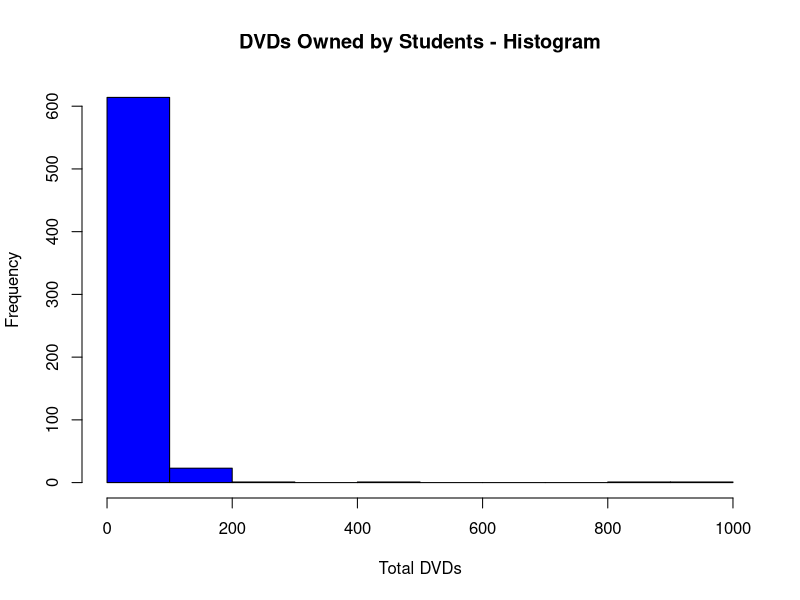
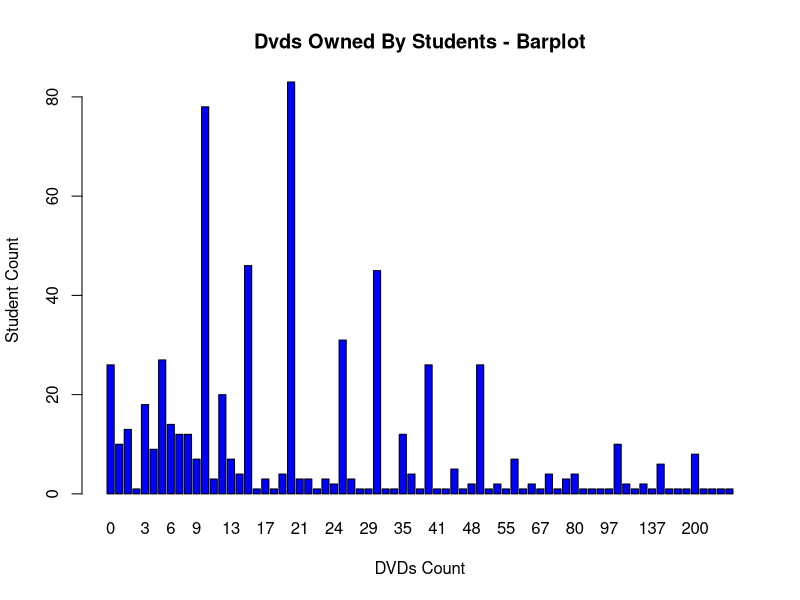
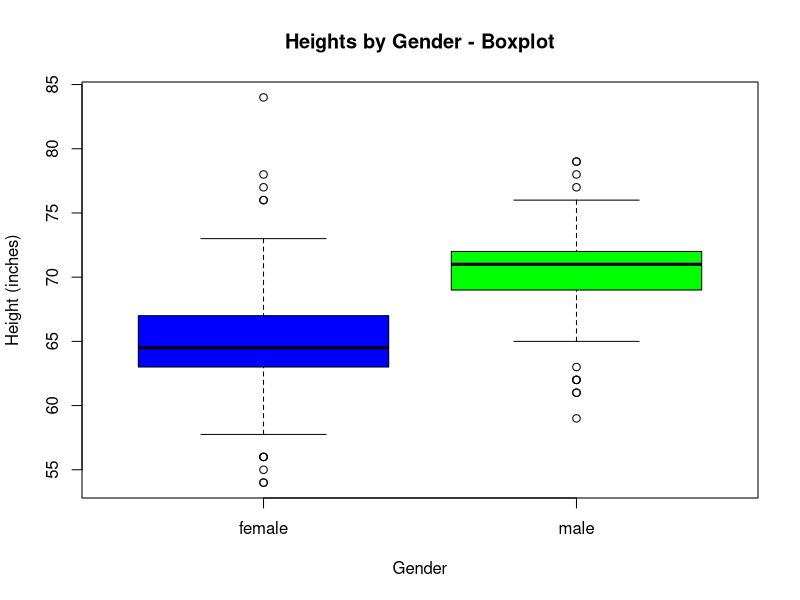
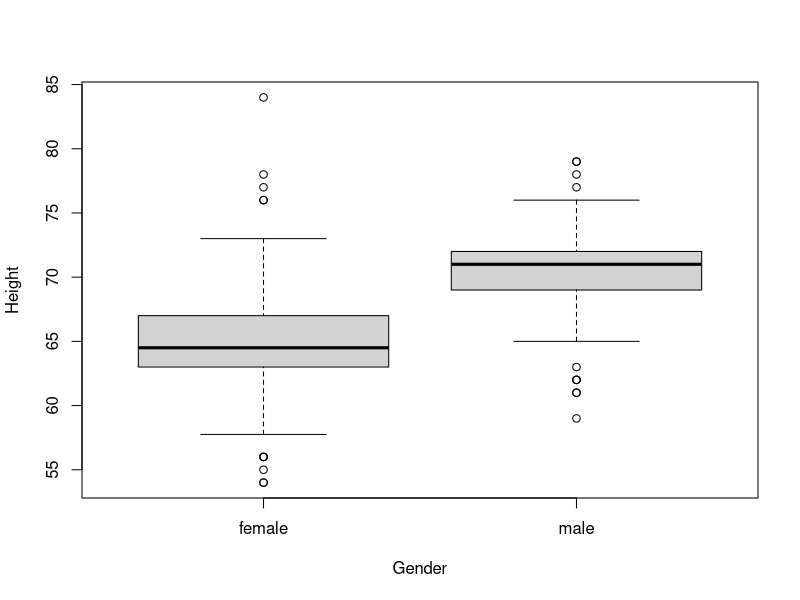
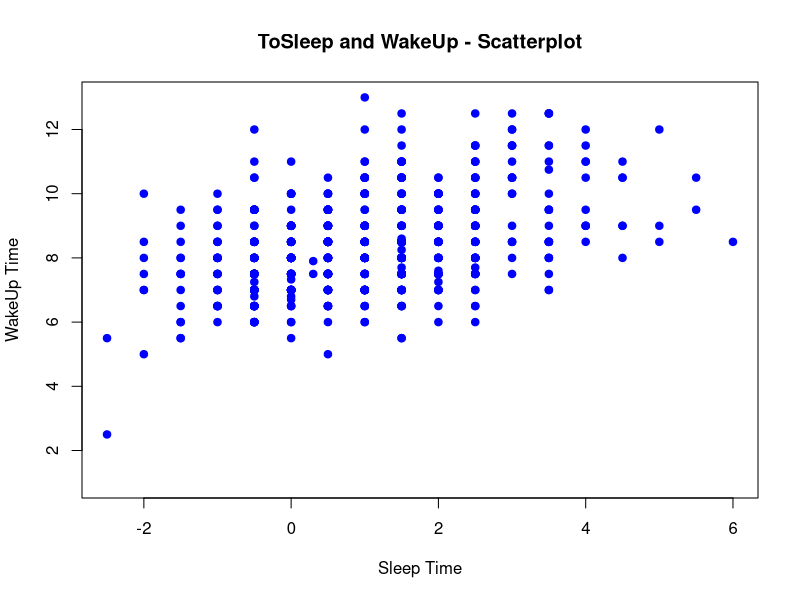
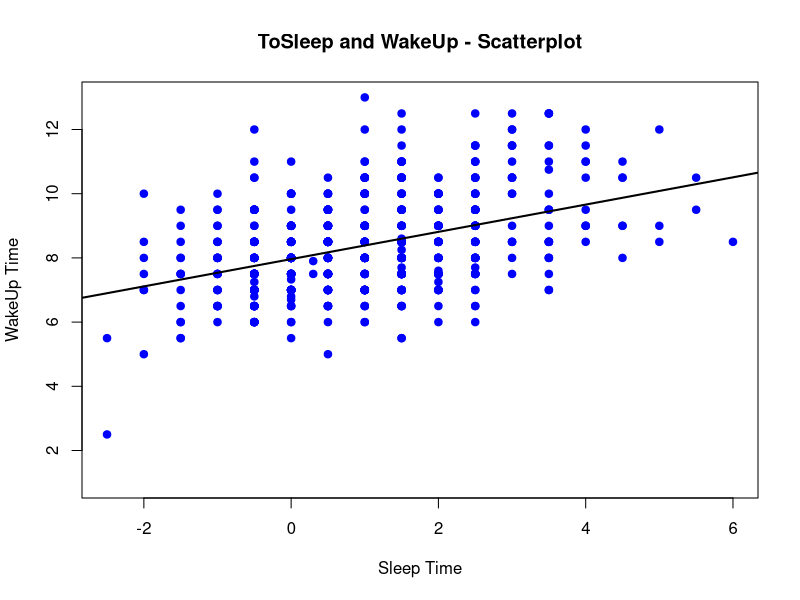

R code for these plots, in order:
library(LearnBayes)
data(studentdata)
attach(studentdata)
head(studentdata)

# 1a) 
hist(studentdata$Dvds, 
     main="DVDs Owned by Students - Histogram", 
     xlab="Total DVDs", 
     ylab="Frequency", 
     col="blue", 
     border="black")

# 1b)
summary(studentdata$Dvds)

# 1c)
table(studentdata$Dvds)
barplot(table(studentdata$Dvds), 
        main = 'Dvds Owned By Students - Barplot', 
        xlab ='DVDs Count', 
        ylab = 'Student Count', 
        col = 'blue', 
        border = 'black')

# 2a)
boxplot(Height ~ Gender, 
        data = studentdata, 
        main = "Heights by Gender - Boxplot", 
        xlab = "Gender", 
        ylab = "Height (inches)", 
        col = c("blue", "green"))

# 2b) 
output = boxplot(Height ~ Gender)
print(output)

# 2c)
avg_male_height = mean(Height[Gender == "male"], 
                       na.rm = TRUE)
avg_female_height = mean(Height[Gender == "female"], 
                         na.rm = TRUE)
height_diff = avg_male_height - avg_female_height

print(paste0("Male height: ", 
             round(avg_male_height, 
                   digits = 2), 
             " inches."))
print(paste0("Female height: ", 
             round(avg_female_height, 
                   digits = 2), 
             " inches."))
print(paste0("On average, male students are ", 
             round(height_diff, 
                   digits = 2), 
             " inches taller than females."))

# 3a)
plot(ToSleep, WakeUp, 
     xlab = "Sleep Time", 
     ylab = "WakeUp Time", 
     main = "ToSleep and WakeUp - Scatterplot",
     pch = 19, 
     col = "blue")

# 3b)
plot(ToSleep, WakeUp, 
     xlab = "Sleep Time", 
     ylab = "WakeUp Time", 
     main = "ToSleep and WakeUp - Scatterplot",
     pch = 19,
     col = "blue")
fit = lm(WakeUp ~ ToSleep)
summary(fit)
abline(fit, col = "black", lwd = 2)
